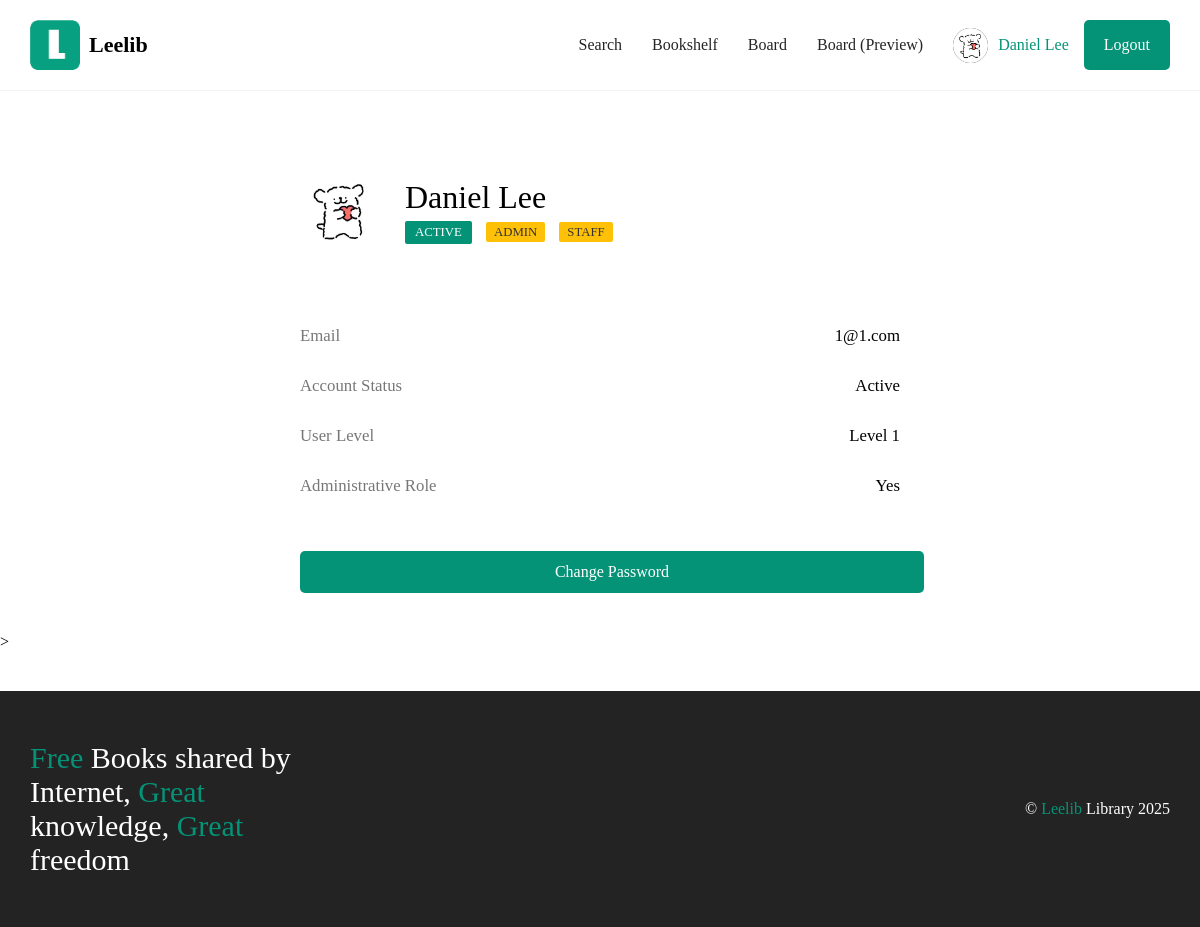
Page /portfolio/ (signed in) on the committed database.
### login/models.py (models this page shows, shortened)
class User(AbstractBaseUser, PermissionsMixin):
    first_name = models.CharField(max_length=50)
    last_name = models.CharField(max_length=50)
    email = models.EmailField(unique=True)
    password = models.CharField(max_length=255)
    privilege = models.IntegerField(default=1)
    is_active = models.BooleanField(default=False)
    is_staff = models.BooleanField(default=False)  # 用于区分管理用户
    is_superuser = models.BooleanField(default=False)  # 用于超级管理员权限
    USERNAME_FIELD = 'email'  # 使用 email 作为用户名字段
    REQUIRED_FIELDS = ['first_name', 'last_name']  # 必填字段
    objects = UserManager()  # 为 User 类绑定自定义的 Manager

### Leelib/views.py (the view)
# urls.py: path('portfolio/', views.portfolio, name='portfolio'),
def portfolio(request):
    return render(request, 'portfolio.html')

### templates/portfolio.html
{% extends 'base.html' %}
{% block content %}
    {% load static %}
    <main class="mainpage">
        <div class="profile-container">
        <div class="header-section">
            <img src="{% static 'img/ava.png' %}" alt="User Avatar" class="avatar">
            <div>
                <h1 class="user-name">{{ user.first_name }} {{ user.last_name }}</h1>
                {% if user.is_active %}
                <span class="status-badge">Active</span>
                {% endif %}
            {% if user.is_superuser %}
                <span class="admin-tag">ADMIN</span>
            {% endif %}
            {% if user.is_staff %}
                <span class="admin-tag">STAFF</span>
            {% endif %}
            </div>
        </div>
        <ul class="info-list">
            <li>
                <span class="info-label">Email</span>
                <span class="info-value">{{ user.email }}</span>
            </li>
            <li>
                <span class="info-label">Account Status</span>
                <span class="info-value">{% if user.is_active %}Active{% else %}Inactive{% endif %}</span>
            </li>
            <li>
                <span class="info-label">User Level</span>
                <span class="info-value">Level {{ user.privilege }}</span>
            </li>
            <li>
                <span class="info-label">Administrative Role</span>
                <span class="info-value">{% if user.is_superuser %}Yes{% else %}No{% endif %}</span>
            </li>
        </ul>
        <a href="{% url 'modifypsw' %}" class="action-button">Change Password</a>
    </div>
    </main>>
{% endblock %}

### templates/base.html (shortened to what this page needs)
{% load static %}
<!DOCTYPE html>
<html>
<head>
</head>
<link rel="stylesheet" href="{% static 'style.css' %}">
<body style="margin-top: 0px!important;" lang="">
<header>
    <div class="navbar">
        <div class="logo">
            <a href="/" style="text-decoration: none;cursor: pointer;">
                <div class="logoimg">
                    <img src="{% static 'img/logo.png' %}" alt="">
                </div>
                <h1>Leelib</h1>
            </a>
        </div>
        <div class="navright drop">
            <div class="dropdown">
                <a href="{% url 'books_search' %}" class="navitem">Search</a>
                {% if request.user.is_authenticated %}
                    <a class="navitem" href="{% url 'books_bookself' %}">Bookshelf</a>
                    <a class="navitem" href="{% url 'admin:index' %}">Board</a>
                    <a class="navitem" href="{% url 'admin_book' %}">Board (Preview)</a>
                {% endif %}
                <div class="userinfo">
                    {% if request.user.is_authenticated %}
                        <div class="userimgname">
                            <img src="{% static 'img/ava.png' %}" alt="">
                        <a href="{% url 'portfolio' %}" id="username">{{ user.first_name }} {{ user.last_name }}</a>
                        </div>
                        <a href="{% url 'logout' %}">
                            <button class="loginbtn">Logout</button>
                        </a>
                    {% else %}
                        <a href="{% url 'login' %}" class="replace-link">
                            <button class="loginbtn">Login</button>
                        </a>
                    {% endif %}
                </div>
            </div>
        </div>
    </div>
</header>
<body>
{% block content %}
{% endblock %}
<div class="footer">
    <h2>
        <span>Free</span> Books shared by Internet, <span>Great</span> knowledge, <span>Great</span> freedom
    </h2>
    <p>&copy <span>Leelib</span> Library 2025</p>
</div>
</body>

### static/style.css (style rules this page uses)
* { margin: 0; padding: 0; }
body { height: 100%; display: flex; flex-direction: column; min-height: 100vh; }
body * { font-family: "Microsoft YaHei" !important; }
.navbar { display: flex; justify-content: space-between; padding: 20px 30px; border-bottom: .5px solid #f3f3f3; }
.logoimg { width: 50px; height: 50px; display: inline-block; }
.logoimg img { width: 100%; height: 100%; border-radius: 7px; }
.logo h1 { display: inline-block; line-height: 50px; height: 50px; font-size: 22px; font-weight: bold; margin-left: 5px; color: #000; }
.logo .logoimg, .logo h1 { display: inline-block; vertical-align: middle; }
.loginbtn { background: #059377; border: none; height: 50px; color: #fff; padding: 0 20px; border-radius: 5px; font-size: 16px; cursor: pointer; margin-left: 15px; }
.navright img { border-radius: 50%; background: #000; width: 35px; height: 35px; line-height: 50px; margin-right: 10px; }
.navright, .dropdown { display: flex; align-items: center; flex-wrap: wrap; }
.navitem { font-size: 16px; color: #252525; text-decoration: none; margin-right: 30px; }
.userinfo { display: flex; align-items: center; }
#username { color: #059377; text-decoration: none; line-height: 50px; }
.userimgname { display: flex; align-items: center; }
.mainpage { width: 80%; margin: 0 auto; padding-top: 40px; }
.footer { margin-top: 40px; background: #232323; padding: 50px 30px; display: flex; justify-content: space-between; align-items: center; flex-wrap: wrap; }
.footer > h2 { color: #fff; width: 290px; font-size: 30px; font-weight: normal; }
.footer > p { color: #fff; }
.footer span { color: #059377; }
.profile-container { background-color: white; border-radius: 8px; padding: 40px; width: 100%; max-width: 600px; margin: 0 auto; }
.header-section { display: flex; align-items: center; border-bottom: 1px solid var(--border-color); padding-bottom: 30px; margin-bottom: 30px; }
.avatar { width: 80px; height: 80px; border-radius: 50%; object-fit: cover; margin-right: 25px; border: 2px solid var(--border-color); }
.user-name { font-size: 2em; font-weight: lighter; margin: 0; }
.status-badge { display: inline-block; margin-top: 5px; padding: 4px 10px; background-color: #059377; color: white; border-radius: 2px; font-size: 0.8em; text-transform: uppercase; }
.admin-tag { background-color: #FFC107; color: #333; padding: 3px 8px; border-radius: 2px; font-size: 0.8em; margin-left: 10px; }
.info-list { list-style: none; padding: 0; margin: 0; }
.info-list li { display: flex; justify-content: space-between; padding: 15px 0; border-bottom: 1px solid var(--light-gray); font-size: 1.05em; }
.info-list li:last-child { border-bottom: none; }
.info-label { font-weight: 500; color: #777; }
.info-value { color: var(--text-color); }
.action-button { display: block; width: 100%; margin-top: 40px; padding: 12px; background-color: #059377; color: white; border: none; border-radius: 5px; cursor: pointer; text-decoration: none; text-align: center; transition: background-color 0.2s; }
@media (min-width: 1024px) { .dropdown { display: flex; } }

### rows in the picture
User: first_name "Daniel", last_name "Lee", email "1@1.com", privilege "1"
